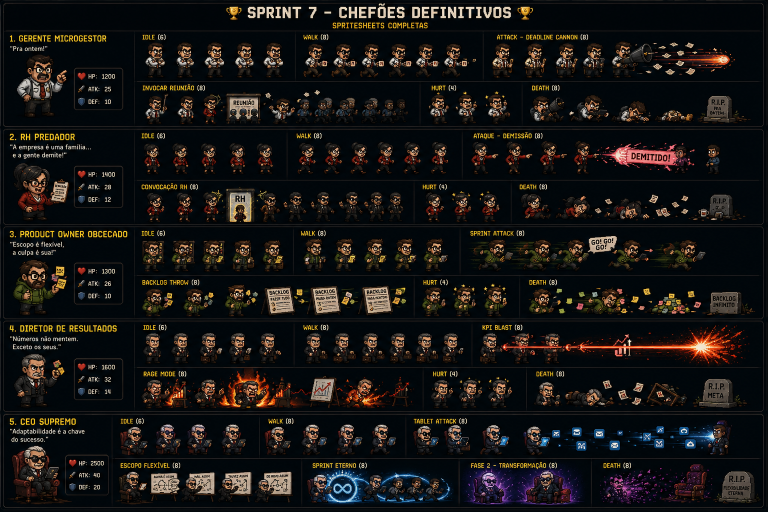
#> input picture ChatGPT Image 14 de jun. de 2026, 13_44_55.png, 1536 x 1024 px (shown at 1/2 size)
$ python -i extract_sprites.py   (imports and definitions only)
#> lines starting #> are read from the running program, lines starting #| are printed output that depends on the picture; after the words box and inside, x2 and y2 are one past the last pixel; in counts of white or black regions, pixels touching at a corner belong together
#> further down, picture is the input picture: PIL image 1536x1024 RGB; mean R, G, B 23.8, 22.1, 20.9
#!/usr/bin/env python3
"""
Extract sprites from sprite sheets in inimigos/ folder,
add 1px outlines, and save to the main sprites directory.
"""

from PIL import Image
import numpy as np
from scipy.ndimage import binary_erosion, binary_dilation
import os

INIMIGOS_DIR = "/home/user/vidadoclt/public/assets/sprites/inimigos/"
OUT_DIR = "/home/user/vidadoclt/public/assets/sprites/"


def add_outline(img):
    arr = np.array(img.convert('RGBA'))
    alpha = arr[:, :, 3]
#> alpha: shape (1024, 1536); every value is 255
    opaque = alpha > 128
#> opaque: shape (1024, 1536) bool; every value is 1

    border = binary_dilation(opaque) & ~opaque
#> border: shape (1024, 1536) bool; every value is 0
    inner_ring = binary_erosion(opaque, iterations=2) & opaque if opaque.sum() > 0 else opaque
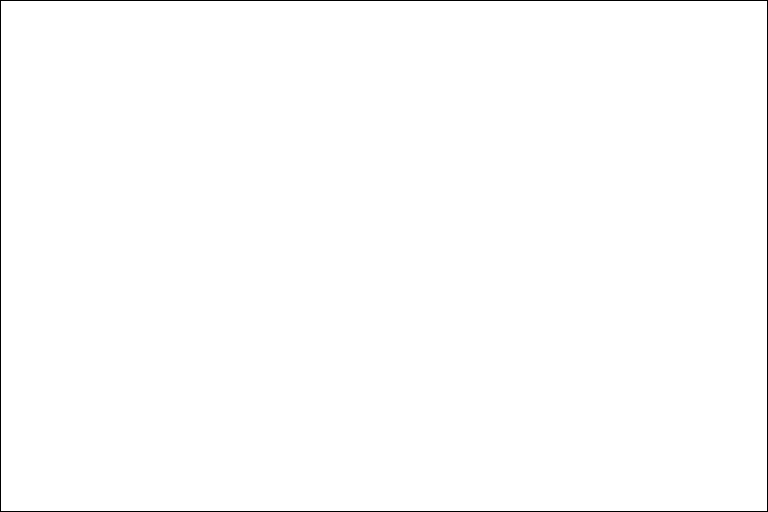
#> inner_ring: shape (1024, 1536) bool (shown at 1/2 size); 99.3% white; 1 black region, box (x1, y1, x2, y2) and area: (0, 0, 1536, 1024) 10224

    if inner_ring.sum() > 0:
        avg_lum = (arr[inner_ring, 0].mean() * 0.299 +
                   arr[inner_ring, 1].mean() * 0.587 +
                   arr[inner_ring, 2].mean() * 0.114)
#> avg_lum = 22.53
        outline_color = (238, 228, 196, 255) if avg_lum < 140 else (24, 20, 16, 255)
#> outline_color = (238, 228, 196, 255)
    else:
        outline_color = (24, 20, 16, 255)

    result = arr.copy()
    ys, xs = np.where(border)
#> ys = empty array; xs = empty array
    result[ys, xs] = outline_color
    return Image.fromarray(result, 'RGBA')


# [190 lines left out: functions crop_tight, extract_grid, run, not called in this run]


# [2 lines not run here, left out]

>>> from PIL import Image
>>> picture = Image.open('../ChatGPT Image 14 de jun. de 2026, 13_44_55.png')
>>> result = add_outline(picture)
